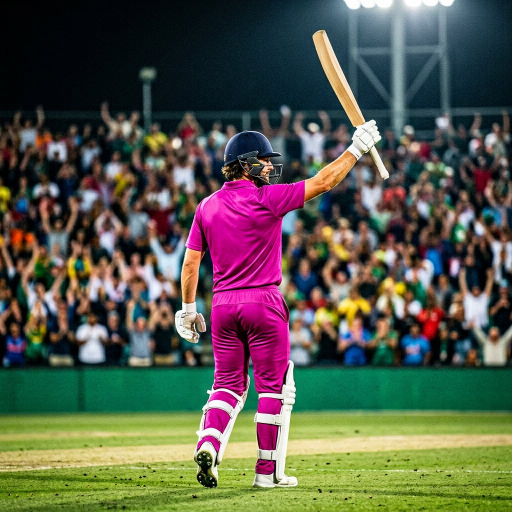
#> input picture tools/assets/photos/ph_century.jpg, 1024 x 1024 px, found by its file name (shown at 1/2 size)
$ python photo_kits.py photos/ph_century.jpg
#> lines starting #> are read from the running program, lines starting #| are printed output that depends on the picture; after the words box and inside, x2 and y2 are one past the last pixel; in counts of white or black regions, pixels touching at a corner belong together
"""Stumpstagram photo moments: split each original AI photo (players in chroma-magenta kit) into
 - ph_<k>.jpg      : the photo with the kit converted to light grey luminance (keeps folds / shading)
 - ph_<k>_kit.webp : alpha mask of the kit (the app multiplies the team colour through it)"""
import sys, numpy as np
from PIL import Image, ImageFilter
SRC = sys.argv[1]; OUT = 'app/src/main/res/drawable-nodpi'
for k in ['century', 'fifty', 'hattrick', 'fivefor', 'win', 'trophy', 'signing']:
    im = Image.open(f'{SRC}/ph_{k}.jpg').convert('RGB').resize((720, 720), Image.LANCZOS)
    hsv = np.asarray(im.convert('HSV')).astype(np.float32)
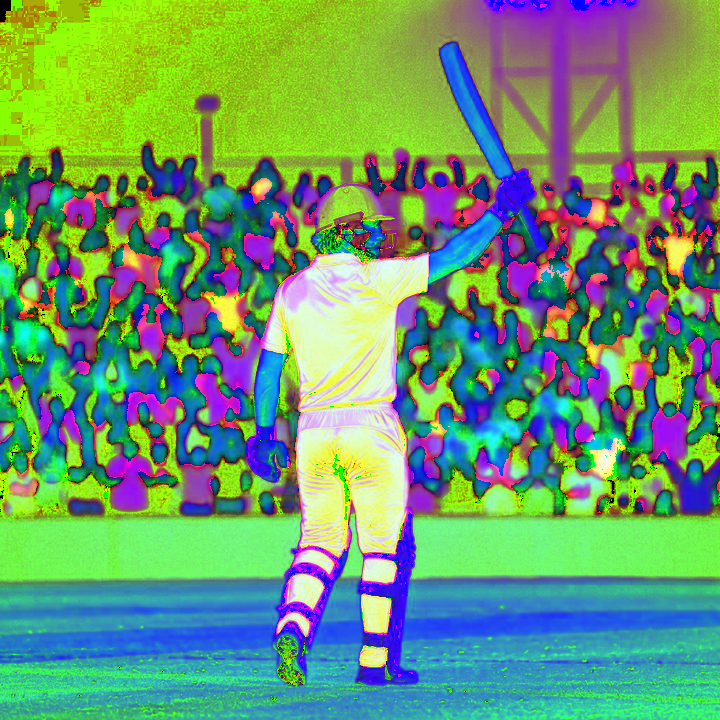
#> hsv: shape (720, 720, 3) float32; mean R, G, B 106.1, 153, 110.6
    h, s, v = hsv[..., 0] * 360 / 255, hsv[..., 1] / 255, hsv[..., 2] / 255
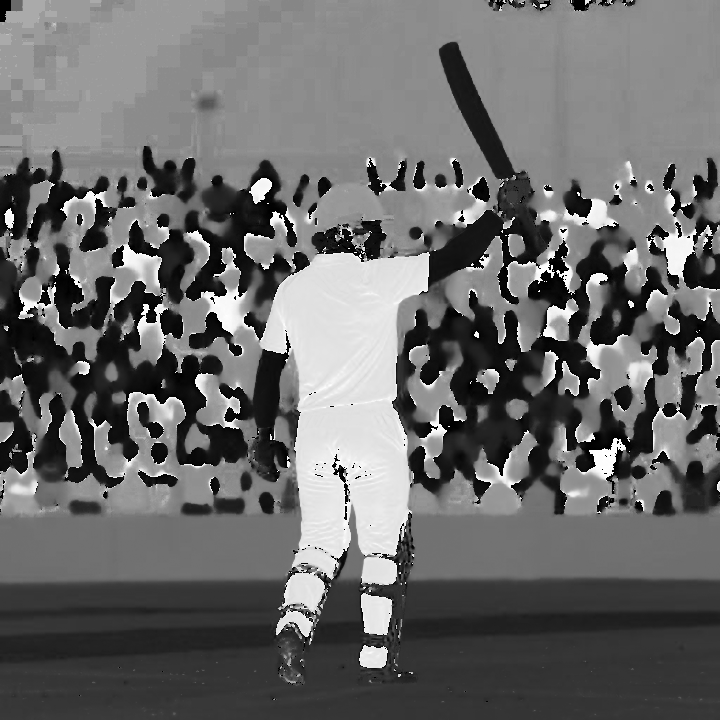
#> h: shape (720, 720) float32; min 0, max 358.6, mean 149.8; drawn with min black and max white
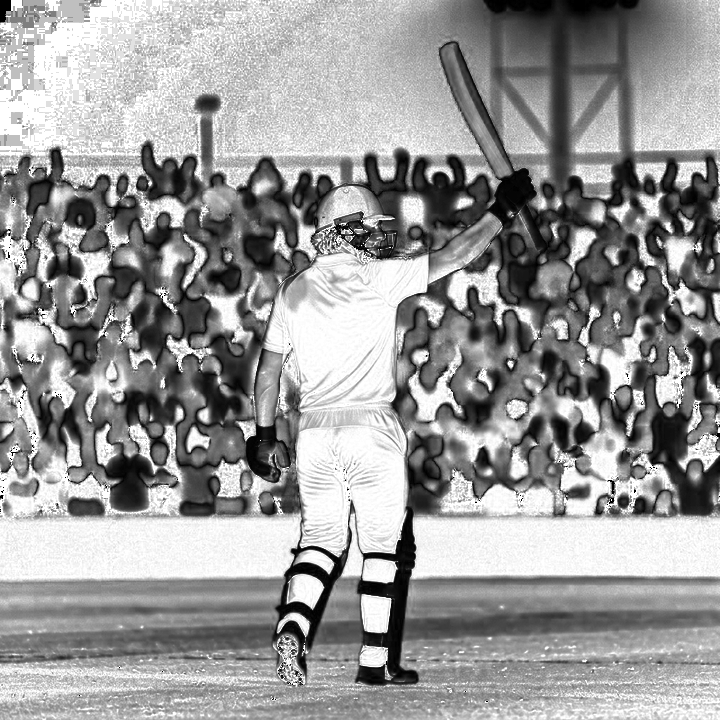
#> s: shape (720, 720) float32; min 0, max 1, mean 0.6
    # magenta / pink band
    m = ((h > 285) | (h < 8)) & (s > 0.30) & (v > 0.18)
#> m: shape (720, 720) bool; 8.6% white; 228 white regions (178 under 20 px), largest, box (x1, y1, x2, y2) and area: (262, 246, 429, 557) 31450, (585, 432, 630, 479) 1167, (361, 594, 392, 633) 968
    m &= ~((h < 8) & (s > 0.75))       # keep red balls / bat stickers out
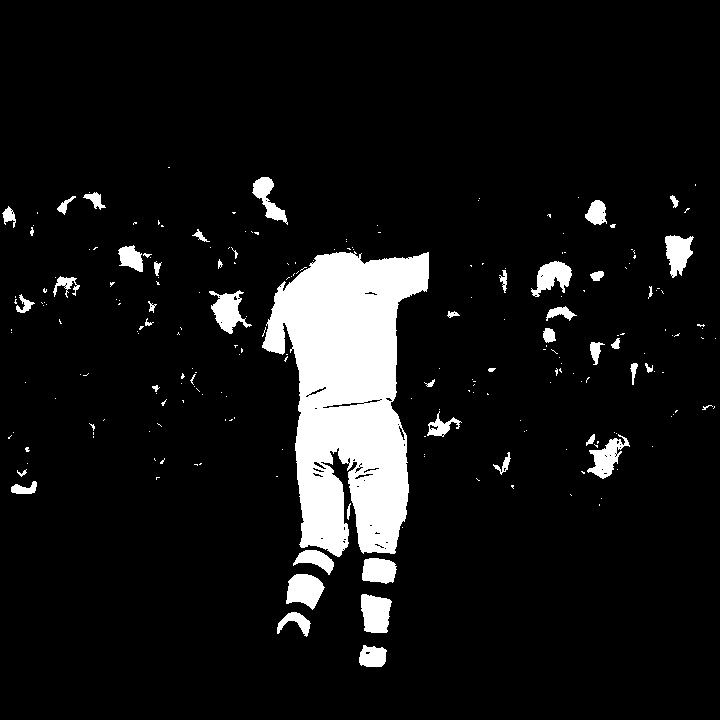
#> m: shape (720, 720) bool; 8.5% white; 229 white regions (180 under 20 px), largest, box (x1, y1, x2, y2) and area: (262, 251, 429, 557) 31411, (361, 594, 392, 633) 964, (286, 574, 325, 610) 951
    mask = Image.fromarray((m * 255).astype(np.uint8)).filter(ImageFilter.MedianFilter(3)).filter(ImageFilter.GaussianBlur(0.8))
    a = np.asarray(mask).astype(np.float32) / 255
    rgb = np.asarray(im).astype(np.float32)
    lum = rgb[..., 0] * 0.30 + rgb[..., 1] * 0.45 + rgb[..., 2] * 0.25
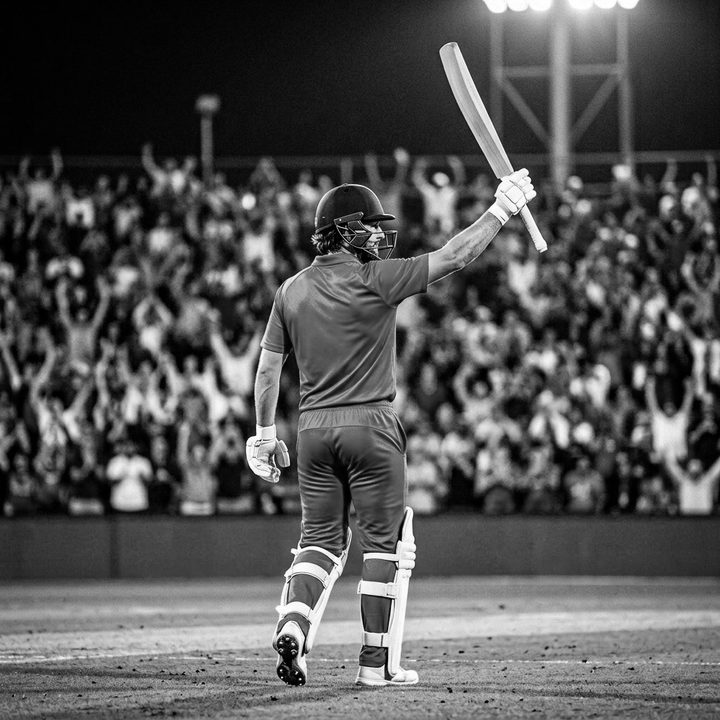
#> lum: shape (720, 720) float32; min 0, max 255, mean 84.9
    grey = np.clip(lum * 1.3 + 70, 0, 255)
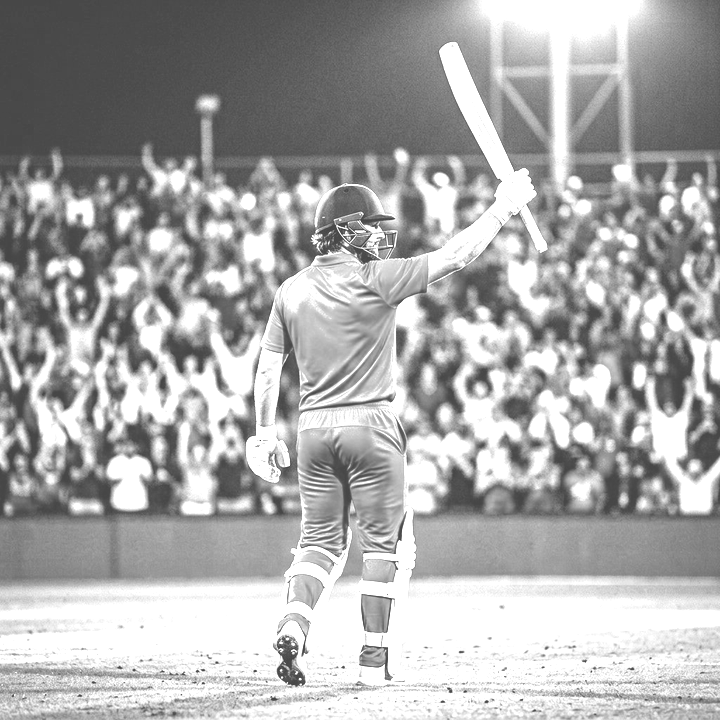
#> grey: shape (720, 720) float32; min 70, max 255, mean 170.5
    out = rgb * (1 - a[..., None]) + grey[..., None] * a[..., None]
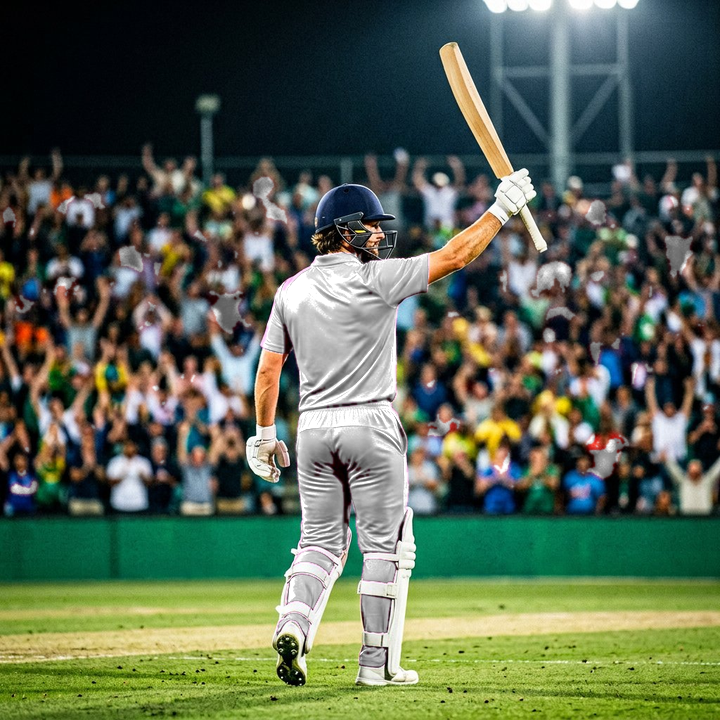
#> out: shape (720, 720, 3) float32; mean R, G, B 88.9, 101.9, 81
    Image.fromarray(out.astype(np.uint8)).save(f'{OUT}/ph_{k}.jpg', quality=84)
    rgba = np.zeros((720, 720, 4), np.uint8); rgba[..., :3] = 255; rgba[..., 3] = (a * 255).astype(np.uint8)
    Image.fromarray(rgba, 'RGBA').save(f'{OUT}/ph_{k}_kit.webp', 'WEBP', lossless=True)
    print(k, f'{m.mean()*100:.1f}% kit')
#| century 8.5% kit
#> pass 2 of the loop `for k in ['century', 'fifty', 'hattrick', 'fivefor', 'win', 'trophy', ..`:
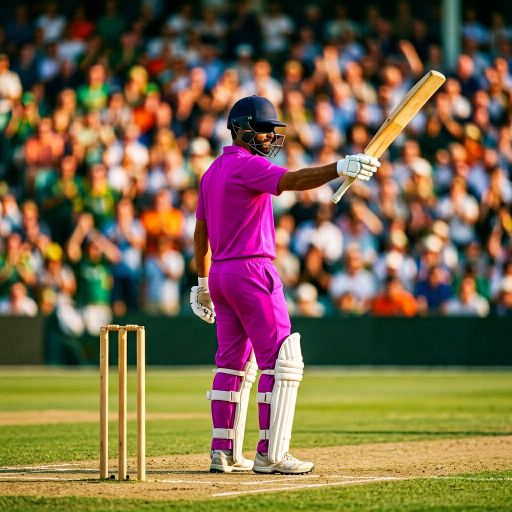
#> input picture tools/assets/photos/ph_fifty.jpg, 1024 x 1024 px, found by its file name (shown at 1/2 size)
#> `m &= ~((h < 8) & (s > 0.75))`:
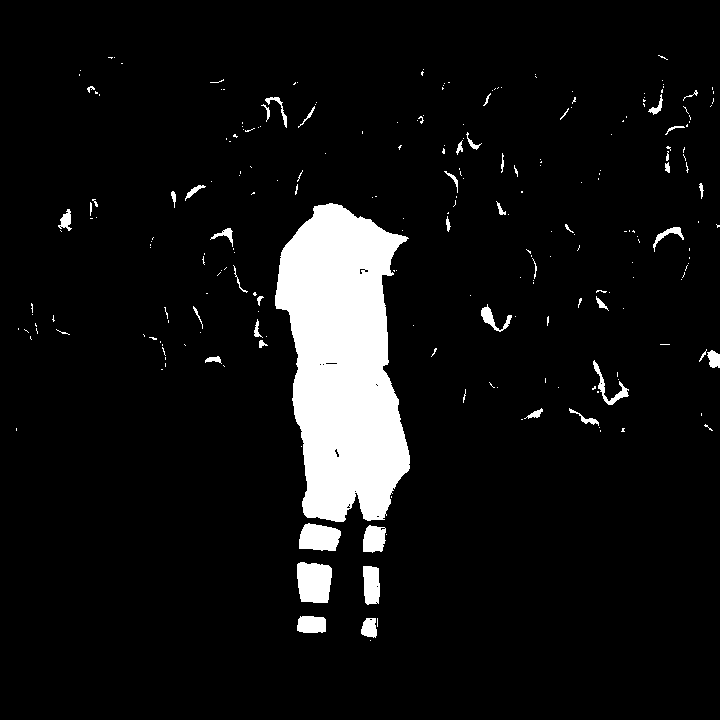
#> m: shape (720, 720) bool; 7.3% white; 245 white regions (197 under 20 px), largest, box (x1, y1, x2, y2) and area: (275, 203, 410, 522) 30060, (297, 562, 332, 603) 1248, (299, 523, 341, 551) 931
#> `out = rgb * (1 - a[..., None]) + grey[..., None] * a[..., None]`:
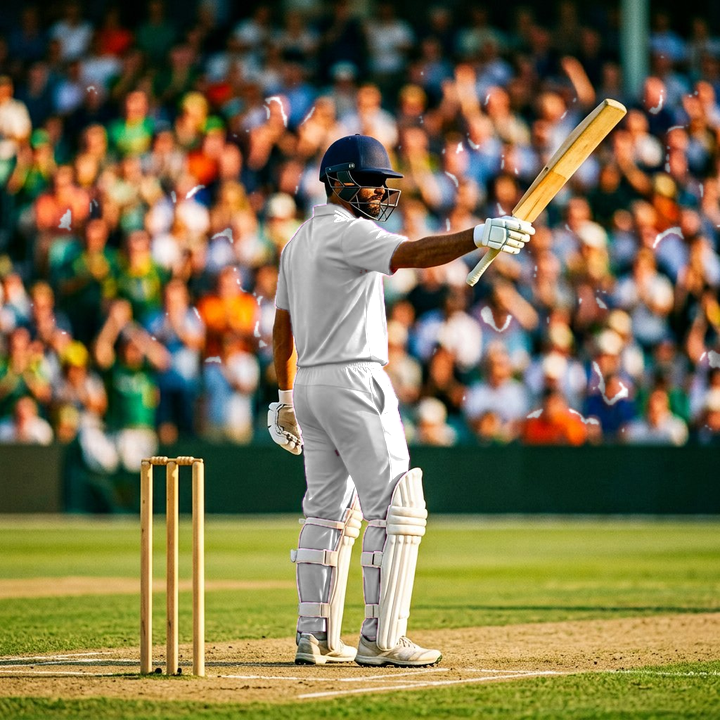
#> out: shape (720, 720, 3) float32; mean R, G, B 124.8, 113.8, 77.4
#| fifty 7.3% kit
#> (the run stopped early here; a loop or call above may not have finished)
